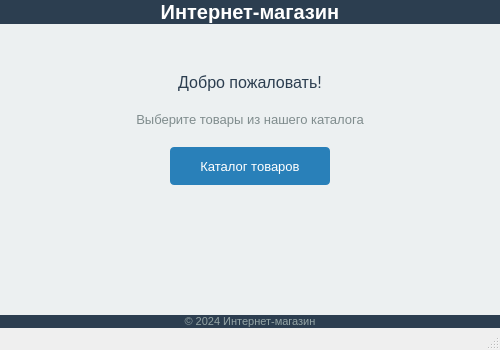
<?xml version="1.0" encoding="UTF-8"?>
<ui version="4.0">
 <class>MainWindow</class>
 <widget class="QMainWindow" name="MainWindow">
  <property name="geometry">
   <rect><x>0</x><y>0</y><width>500</width><height>350</height></rect>
  </property>
  <property name="windowTitle"><string>Интернет-магазин</string></property>
  <widget class="QWidget" name="centralwidget">
   <layout class="QVBoxLayout" name="verticalLayout">
    <property name="spacing"><number>0</number></property>
    <property name="margin"><number>0</number></property>
    <item>
     <widget class="QLabel" name="lblHeader">
      <property name="text"><string>Интернет-магазин</string></property>
      <property name="alignment"><set>Qt::AlignCenter</set></property>
      <property name="minimumHeight"><number>60</number></property>
      <property name="styleSheet"><string>background-color: #2c3e50; color: white; font-size: 20px; font-weight: bold;</string></property>
     </widget>
    </item>
    <item>
     <widget class="QWidget" name="centerWidget">
      <property name="styleSheet"><string>background-color: #ecf0f1;</string></property>
      <layout class="QVBoxLayout" name="centerLayout">
       <property name="spacing"><number>20</number></property>
       <item>
        <widget class="QLabel" name="lblWelcome">
         <property name="text"><string>Добро пожаловать!</string></property>
         <property name="alignment"><set>Qt::AlignCenter</set></property>
         <property name="styleSheet"><string>font-size: 16px; color: #2c3e50; padding-top: 40px;</string></property>
        </widget>
       </item>
       <item>
        <widget class="QLabel" name="lblDesc">
         <property name="text"><string>Выберите товары из нашего каталога</string></property>
         <property name="alignment"><set>Qt::AlignCenter</set></property>
         <property name="styleSheet"><string>font-size: 13px; color: #7f8c8d;</string></property>
        </widget>
       </item>
       <item>
        <layout class="QHBoxLayout" name="btnLayout">
         <item>
          <spacer name="spacerLeft">
           <property name="orientation"><enum>Qt::Horizontal</enum></property>
           <property name="sizeHint" stdset="0"><size><width>40</width><height>20</height></size></property>
          </spacer>
         </item>
         <item>
          <widget class="QPushButton" name="btnCatalog">
           <property name="text"><string>Каталог товаров</string></property>
           <property name="minimumSize"><size><width>160</width><height>38</height></size></property>
           <property name="styleSheet"><string>QPushButton { background-color: #2980b9; color: white; border: none; border-radius: 4px; font-size: 13px; } QPushButton:hover { background-color: #3498db; } QPushButton:pressed { background-color: #1f6fa0; }</string></property>
          </widget>
         </item>
         <item>
          <spacer name="spacerRight">
           <property name="orientation"><enum>Qt::Horizontal</enum></property>
           <property name="sizeHint" stdset="0"><size><width>40</width><height>20</height></size></property>
          </spacer>
         </item>
        </layout>
       </item>
       <item>
        <spacer name="bottomSpacer">
         <property name="orientation"><enum>Qt::Vertical</enum></property>
         <property name="sizeHint" stdset="0"><size><width>20</width><height>40</height></size></property>
        </spacer>
       </item>
      </layout>
     </widget>
    </item>
    <item>
     <widget class="QLabel" name="lblFooter">
      <property name="text"><string>© 2024 Интернет-магазин</string></property>
      <property name="alignment"><set>Qt::AlignCenter</set></property>
      <property name="minimumHeight"><number>30</number></property>
      <property name="styleSheet"><string>background-color: #2c3e50; color: #95a5a6; font-size: 11px;</string></property>
     </widget>
    </item>
   </layout>
  </widget>
  <widget class="QMenuBar" name="menubar">
   <property name="geometry"><rect><x>0</x><y>0</y><width>500</width><height>24</height></rect></property>
  </widget>
  <widget class="QStatusBar" name="statusbar"/>
 </widget>
 <resources/>
 <connections/>
</ui>
